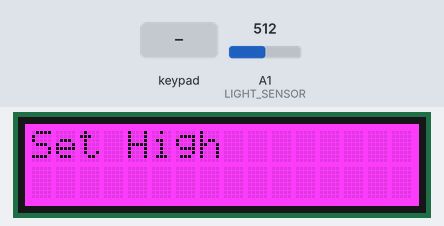
The sketch below on a simulated Arduino Uno, built with avr-gcc and run on an emulated ATmega328P. Parts: 16×2 character LCD. Inputs (shaded band) come from the test bench; at power-on: A1 (LIGHT_SENSOR) = 512.

Above: at 0.8 s.
0.9 s: key 'S' pressed
At 3.7 s:
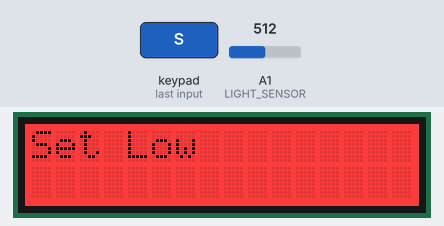
3.9 s: key 'S' pressed
At 6.9 s:
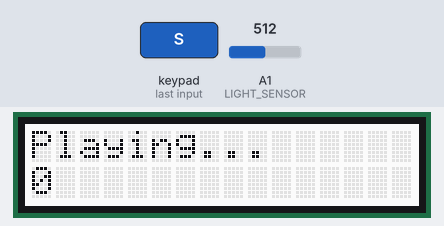
Timing chart, 0 to 8.4 s (numbered marks = the images above; inputs shaded):
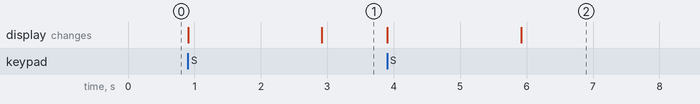

The sketch:

OpticalTheremin.ino
```cpp
#include <Wire.h>
#include <Adafruit_MCP23017.h>
#include <Adafruit_RGBLCDShield.h>

//TODO: Add a second light sensor for volume control

Adafruit_RGBLCDShield lcd = Adafruit_RGBLCDShield();

//Used to set LCD backlight for different screens
#define RED 0x1
#define VIOLET 0x5
#define WHITE 0x7

//Can't use analog 4 or 5 because of the LCD shield
#define LIGHT_SENSOR 1

//Tones will range from 0 hertz up to note C6
#define C6 1046

//Used to calibrate the theremin for different light levels
int high;
int low;
int range;
double scale;

//Prompt the user to calibrate the light level
int getReading(String prompt, uint8_t backlight) {
  lcd.clear();
  lcd.setCursor(0, 0);
  lcd.setBacklight(backlight);
  lcd.print(prompt);
  while (true) {
    const uint8_t buttons = lcd.readButtons();
    if (buttons & BUTTON_SELECT) {
      lcd.setCursor(0, 1);
      const int reading = analogRead(LIGHT_SENSOR);
      lcd.print(reading);
      delay(2000);
      return reading;
    }
  }
}

void setup() {
  lcd.begin(16, 2);

  //Before we start playing calibrate high and low light levels
  high = getReading("Set High", VIOLET);
  low = getReading("Set Low", RED);
  range = high - low;
  scale = C6 / range;

  lcd.setBacklight(WHITE);
  lcd.clear();
  lcd.setCursor(0,0);
  lcd.print("Playing...");
}

void loop() {

  lcd.setCursor(0, 1);

  const int reading = analogRead(LIGHT_SENSOR);
  const int value = max(0, scale * (reading - low));

  lcd.print(value);
  lcd.print("   ");

  tone(9, value);
  delay(10);
}
```

Measured:
- after the input at 0.9 s, the display: first changes at once (image 1 shows a later state)
- after the input at 3.9 s, the display: first changes at once (image 2 shows a later state)
